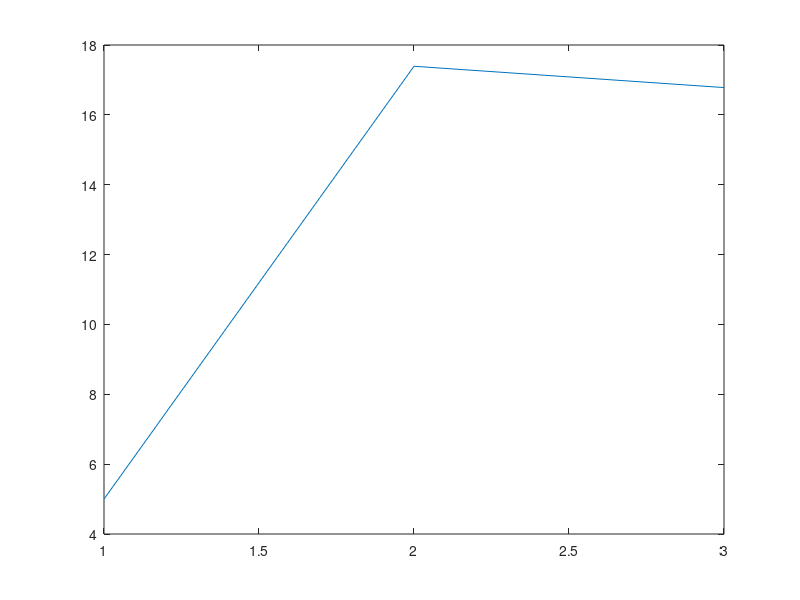

Write MATLAB code to recreate this figure.
f = @(x) cos(x^2) - x ;
d1 = @(x) -sin(x^2)*(2*x) - 1       %derivative

a = input ('Enter the guess root\n') ;
eps = input ('Enter the tolerance\n') ;

i = 1 ;
it(i) = i ;     %Storing the number of iterations in an array
x(i) = a ;      %Storing the roots of the iteration

x(i+1) = x(i) - f(x(i))/d1(x(i)) ;      %Iterative equation

while abs(x(i+1) - x(i)) >= eps
    i = i + 1 ;
    it(i) = i ;
    x(i+1) = x(i) - f(x(i))/d1(x(i)) ;
   
end 

i = i + 1 ;
it(i) = i ;

disp (['The root of the equation = ' , num2str(x(i)) ]) ;
disp (['The number of iterations = ' , num2str(i)]) ;
plot (it , x) ;
    